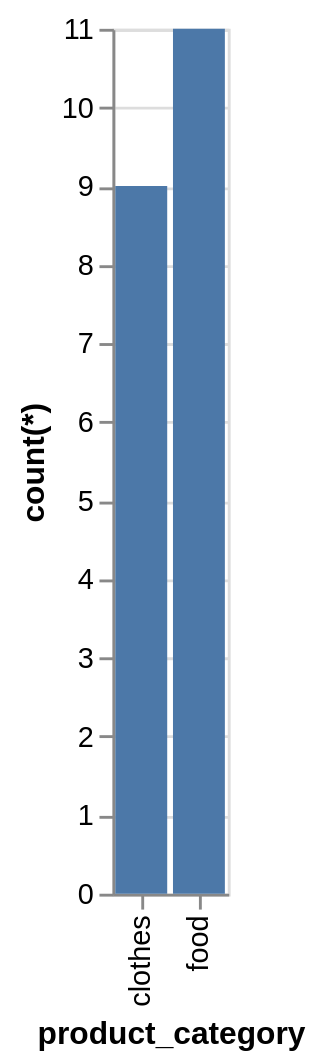

Specify this chart in Vega-Lite:
### Vega-Lite specification from a JSON file in a GitHub repository (floating-point values rounded to 4 significant figures)
{"data": {"values": [{"x_data": "clothes", "y_data": 9}, {"x_data": "food", "y_data": 11}]}, "mark": "bar", "encoding": {"x": {"field": "x_data", "type": "nominal", "title": "product_category", "sort": {"op": "sum", "field": "y_data", "order": "ascending"}}, "y": {"field": "y_data", "type": "quantitative", "title": "count(*)"}}}
